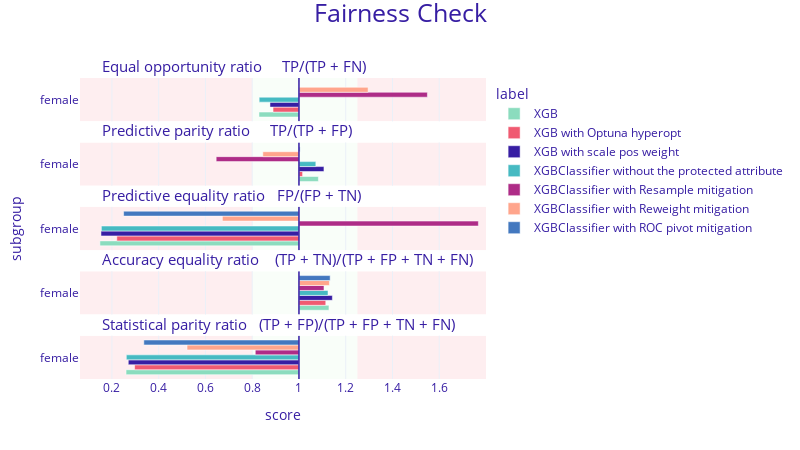

The notebook cell saved with this chart:
### Code cell
fobject.plot([fobject_explainer_xgb_optuna, fobject_xgb_weighted, 
              fobject_without_prot, fobject_resample, 
              fobject_reweight, fobject_roc_pivot], show=False).\
    update_layout(autosize=False, width=800, height=450, legend=dict(yanchor="top", y=0.99, xanchor="right", x=3.99))

### Figure 1 — Plotly figure (JSON) as saved in the notebook; plotly's stock layout.template omitted (floating-point values rounded to 4 significant figures)
{"data": [{"alignmentgroup": "True", "customdata": [["female", 0.829, "XGB"]], "hovertemplate": "<b>%{customdata[2]}</b><br>Subgroup: %{customdata[0]}<br>Score: %{customdata[1]}<br><extra></extra>", "legendgroup": "XGB", "marker": {"color": "#8bdcbe", "pattern": {"shape": ""}}, "name": "XGB", "offsetgroup": "XGB", "orientation": "h", "showlegend": true, "textposition": "auto", "type": "bar", "x": [-0.171], "xaxis": "x5", "y": [0.5], "yaxis": "y5"}, {"alignmentgroup": "True", "customdata": [["female", 1.083, "XGB"]], "hovertemplate": "<b>%{customdata[2]}</b><br>Subgroup: %{customdata[0]}<br>Score: %{customdata[1]}<br><extra></extra>", "legendgroup": "XGB", "marker": {"color": "#8bdcbe", "pattern": {"shape": ""}}, "name": "XGB", "offsetgroup": "XGB", "orientation": "h", "showlegend": false, "textposition": "auto", "type": "bar", "x": [0.08312], "xaxis": "x4", "y": [0.5], "yaxis": "y4"}, {"alignmentgroup": "True", "customdata": [["female", 0.149, "XGB"]], "hovertemplate": "<b>%{customdata[2]}</b><br>Subgroup: %{customdata[0]}<br>Score: %{customdata[1]}<br><extra></extra>", "legendgroup": "XGB", "marker": {"color": "#8bdcbe", "pattern": {"shape": ""}}, "name": "XGB", "offsetgroup": "XGB", "orientation": "h", "showlegend": false, "textposition": "auto", "type": "bar", "x": [-0.8514], "xaxis": "x3", "y": [0.5], "yaxis": "y3"}, {"alignmentgroup": "True", "customdata": [["female", 1.128, "XGB"]], "hovertemplate": "<b>%{customdata[2]}</b><br>Subgroup: %{customdata[0]}<br>Score: %{customdata[1]}<br><extra></extra>", "legendgroup": "XGB", "marker": {"color": "#8bdcbe", "pattern": {"shape": ""}}, "name": "XGB", "offsetgroup": "XGB", "orientation": "h", "showlegend": false, "textposition": "auto", "type": "bar", "x": [0.1283], "xaxis": "x2", "y": [0.5], "yaxis": "y2"}, {"alignmentgroup": "True", "customdata": [["female", 0.261, "XGB"]], "hovertemplate": "<b>%{customdata[2]}</b><br>Subgroup: %{customdata[0]}<br>Score: %{customdata[1]}<br><extra></extra>", "legendgroup": "XGB", "marker": {"color": "#8bdcbe", "pattern": {"shape": ""}}, "name": "XGB", "offsetgroup": "XGB", "orientation": "h", "showlegend": false, "textposition": "auto", "type": "bar", "x": [-0.7395], "xaxis": "x", "y": [0.5], "yaxis": "y"}, {"alignmentgroup": "True", "customdata": [["female", 0.889, "XGB with Optuna hyperopt"]], "hovertemplate": "<b>%{customdata[2]}</b><br>Subgroup: %{customdata[0]}<br>Score: %{customdata[1]}<br><extra></extra>", "legendgroup": "XGB with Optuna hyperopt", "marker": {"color": "#f05a71", "pattern": {"shape": ""}}, "name": "XGB with Optuna hyperopt", "offsetgroup": "XGB with Optuna hyperopt", "orientation": "h", "showlegend": true, "textposition": "auto", "type": "bar", "x": [-0.1108], "xaxis": "x5", "y": [0.5], "yaxis": "y5"}, {"alignmentgroup": "True", "customdata": [["female", 1.015, "XGB with Optuna hyperopt"]], "hovertemplate": "<b>%{customdata[2]}</b><br>Subgroup: %{customdata[0]}<br>Score: %{customdata[1]}<br><extra></extra>", "legendgroup": "XGB with Optuna hyperopt", "marker": {"color": "#f05a71", "pattern": {"shape": ""}}, "name": "XGB with Optuna hyperopt", "offsetgroup": "XGB with Optuna hyperopt", "orientation": "h", "showlegend": false, "textposition": "auto", "type": "bar", "x": [0.01548], "xaxis": "x4", "y": [0.5], "yaxis": "y4"}, {"alignmentgroup": "True", "customdata": [["female", 0.221, "XGB with Optuna hyperopt"]], "hovertemplate": "<b>%{customdata[2]}</b><br>Subgroup: %{customdata[0]}<br>Score: %{customdata[1]}<br><extra></extra>", "legendgroup": "XGB with Optuna hyperopt", "marker": {"color": "#f05a71", "pattern": {"shape": ""}}, "name": "XGB with Optuna hyperopt", "offsetgroup": "XGB with Optuna hyperopt", "orientation": "h", "showlegend": false, "textposition": "auto", "type": "bar", "x": [-0.7791], "xaxis": "x3", "y": [0.5], "yaxis": "y3"}, {"alignmentgroup": "True", "customdata": [["female", 1.115, "XGB with Optuna hyperopt"]], "hovertemplate": "<b>%{customdata[2]}</b><br>Subgroup: %{customdata[0]}<br>Score: %{customdata[1]}<br><extra></extra>", "legendgroup": "XGB with Optuna hyperopt", "marker": {"color": "#f05a71", "pattern": {"shape": ""}}, "name": "XGB with Optuna hyperopt", "offsetgroup": "XGB with Optuna hyperopt", "orientation": "h", "showlegend": false, "textposition": "auto", "type": "bar", "x": [0.1147], "xaxis": "x2", "y": [0.5], "yaxis": "y2"}, {"alignmentgroup": "True", "customdata": [["female", 0.297, "XGB with Optuna hyperopt"]], "hovertemplate": "<b>%{customdata[2]}</b><br>Subgroup: %{customdata[0]}<br>Score: %{customdata[1]}<br><extra></extra>", "legendgroup": "XGB with Optuna hyperopt", "marker": {"color": "#f05a71", "pattern": {"shape": ""}}, "name": "XGB with Optuna hyperopt", "offsetgroup": "XGB with Optuna hyperopt", "orientation": "h", "showlegend": false, "textposition": "auto", "type": "bar", "x": [-0.703], "xaxis": "x", "y": [0.5], "yaxis": "y"}, {"alignmentgroup": "True", "customdata": [["female", 0.876, "XGB with scale pos weight"]], "hovertemplate": "<b>%{customdata[2]}</b><br>Subgroup: %{customdata[0]}<br>Score: %{customdata[1]}<br><extra></extra>", "legendgroup": "XGB with scale pos weight", "marker": {"color": "#371ea3", "pattern": {"shape": ""}}, "name": "XGB with scale pos weight", "offsetgroup": "XGB with scale pos weight", "orientation": "h", "showlegend": true, "textposition": "auto", "type": "bar", "x": [-0.1239], "xaxis": "x5", "y": [0.5], "yaxis": "y5"}, {"alignmentgroup": "True", "customdata": [["female", 1.107, "XGB with scale pos weight"]], "hovertemplate": "<b>%{customdata[2]}</b><br>Subgroup: %{customdata[0]}<br>Score: %{customdata[1]}<br><extra></extra>", "legendgroup": "XGB with scale pos weight", "marker": {"color": "#371ea3", "pattern": {"shape": ""}}, "name": "XGB with scale pos weight", "offsetgroup": "XGB with scale pos weight", "orientation": "h", "showlegend": false, "textposition": "auto", "type": "bar", "x": [0.1069], "xaxis": "x4", "y": [0.5], "yaxis": "y4"}, {"alignmentgroup": "True", "customdata": [["female", 0.153, "XGB with scale pos weight"]], "hovertemplate": "<b>%{customdata[2]}</b><br>Subgroup: %{customdata[0]}<br>Score: %{customdata[1]}<br><extra></extra>", "legendgroup": "XGB with scale pos weight", "marker": {"color": "#371ea3", "pattern": {"shape": ""}}, "name": "XGB with scale pos weight", "offsetgroup": "XGB with scale pos weight", "orientation": "h", "showlegend": false, "textposition": "auto", "type": "bar", "x": [-0.8468], "xaxis": "x3", "y": [0.5], "yaxis": "y3"}, {"alignmentgroup": "True", "customdata": [["female", 1.143, "XGB with scale pos weight"]], "hovertemplate": "<b>%{customdata[2]}</b><br>Subgroup: %{customdata[0]}<br>Score: %{customdata[1]}<br><extra></extra>", "legendgroup": "XGB with scale pos weight", "marker": {"color": "#371ea3", "pattern": {"shape": ""}}, "name": "XGB with scale pos weight", "offsetgroup": "XGB with scale pos weight", "orientation": "h", "showlegend": false, "textposition": "auto", "type": "bar", "x": [0.1429], "xaxis": "x2", "y": [0.5], "yaxis": "y2"}, {"alignmentgroup": "True", "customdata": [["female", 0.27, "XGB with scale pos weight"]], "hovertemplate": "<b>%{customdata[2]}</b><br>Subgroup: %{customdata[0]}<br>Score: %{customdata[1]}<br><extra></extra>", "legendgroup": "XGB with scale pos weight", "marker": {"color": "#371ea3", "pattern": {"shape": ""}}, "name": "XGB with scale pos weight", "offsetgroup": "XGB with scale pos weight", "orientation": "h", "showlegend": false, "textposition": "auto", "type": "bar", "x": [-0.73], "xaxis": "x", "y": [0.5], "yaxis": "y"}, {"alignmentgroup": "True", "customdata": [["female", 0.83, "XGBClassifier without the protected attribute"]], "hovertemplate": "<b>%{customdata[2]}</b><br>Subgroup: %{customdata[0]}<br>Score: %{customdata[1]}<br><extra></extra>", "legendgroup": "XGBClassifier without the protected attribute", "marker": {"color": "#46bac2", "pattern": {"shape": ""}}, "name": "XGBClassifier without the protected attribute", "offsetgroup": "XGBClassifier without the protected attribute", "orientation": "h", "showlegend": true, "textposition": "auto", "type": "bar", "x": [-0.1701], "xaxis": "x5", "y": [0.5], "yaxis": "y5"}, {"alignmentgroup": "True", "customdata": [["female", 1.072, "XGBClassifier without the protected attribute"]], "hovertemplate": "<b>%{customdata[2]}</b><br>Subgroup: %{customdata[0]}<br>Score: %{customdata[1]}<br><extra></extra>", "legendgroup": "XGBClassifier without the protected attribute", "marker": {"color": "#46bac2", "pattern": {"shape": ""}}, "name": "XGBClassifier without the protected attribute", "offsetgroup": "XGBClassifier without the protected attribute", "orientation": "h", "showlegend": false, "textposition": "auto", "type": "bar", "x": [0.07215], "xaxis": "x4", "y": [0.5], "yaxis": "y4"}, {"alignmentgroup": "True", "customdata": [["female", 0.155, "XGBClassifier without the protected attribute"]], "hovertemplate": "<b>%{customdata[2]}</b><br>Subgroup: %{customdata[0]}<br>Score: %{customdata[1]}<br><extra></extra>", "legendgroup": "XGBClassifier without the protected attribute", "marker": {"color": "#46bac2", "pattern": {"shape": ""}}, "name": "XGBClassifier without the protected attribute", "offsetgroup": "XGBClassifier without the protected attribute", "orientation": "h", "showlegend": false, "textposition": "auto", "type": "bar", "x": [-0.8451], "xaxis": "x3", "y": [0.5], "yaxis": "y3"}, {"alignmentgroup": "True", "customdata": [["female", 1.124, "XGBClassifier without the protected attribute"]], "hovertemplate": "<b>%{customdata[2]}</b><br>Subgroup: %{customdata[0]}<br>Score: %{customdata[1]}<br><extra></extra>", "legendgroup": "XGBClassifier without the protected attribute", "marker": {"color": "#46bac2", "pattern": {"shape": ""}}, "name": "XGBClassifier without the protected attribute", "offsetgroup": "XGBClassifier without the protected attribute", "orientation": "h", "showlegend": false, "textposition": "auto", "type": "bar", "x": [0.1243], "xaxis": "x2", "y": [0.5], "yaxis": "y2"}, {"alignmentgroup": "True", "customdata": [["female", 0.262, "XGBClassifier without the protected attribute"]], "hovertemplate": "<b>%{customdata[2]}</b><br>Subgroup: %{customdata[0]}<br>Score: %{customdata[1]}<br><extra></extra>", "legendgroup": "XGBClassifier without the protected attribute", "marker": {"color": "#46bac2", "pattern": {"shape": ""}}, "name": "XGBClassifier without the protected attribute", "offsetgroup": "XGBClassifier without the protected attribute", "orientation": "h", "showlegend": false, "textposition": "auto", "type": "bar", "x": [-0.7384], "xaxis": "x", "y": [0.5], "yaxis": "y"}, {"alignmentgroup": "True", "customdata": [["female", 1.549, "XGBClassifier with Resample mitigation"]], "hovertemplate": "<b>%{customdata[2]}</b><br>Subgroup: %{customdata[0]}<br>Score: %{customdata[1]}<br><extra></extra>", "legendgroup": "XGBClassifier with Resample mitigation", "marker": {"color": "#ae2c87", "pattern": {"shape": ""}}, "name": "XGBClassifier with Resample mitigation", "offsetgroup": "XGBClassifier with Resample mitigation", "orientation": "h", "showlegend": true, "textposition": "auto", "type": "bar", "x": [0.5494], "xaxis": "x5", "y": [0.5], "yaxis": "y5"}, {"alignmentgroup": "True", "customdata": [["female", 0.646, "XGBClassifier with Resample mitigation"]], "hovertemplate": "<b>%{customdata[2]}</b><br>Subgroup: %{customdata[0]}<br>Score: %{customdata[1]}<br><extra></extra>", "legendgroup": "XGBClassifier with Resample mitigation", "marker": {"color": "#ae2c87", "pattern": {"shape": ""}}, "name": "XGBClassifier with Resample mitigation", "offsetgroup": "XGBClassifier with Resample mitigation", "orientation": "h", "showlegend": false, "textposition": "auto", "type": "bar", "x": [-0.3541], "xaxis": "x4", "y": [0.5], "yaxis": "y4"}, {"alignmentgroup": "True", "customdata": [["female", 1.767, "XGBClassifier with Resample mitigation"]], "hovertemplate": "<b>%{customdata[2]}</b><br>Subgroup: %{customdata[0]}<br>Score: %{customdata[1]}<br><extra></extra>", "legendgroup": "XGBClassifier with Resample mitigation", "marker": {"color": "#ae2c87", "pattern": {"shape": ""}}, "name": "XGBClassifier with Resample mitigation", "offsetgroup": "XGBClassifier with Resample mitigation", "orientation": "h", "showlegend": false, "textposition": "auto", "type": "bar", "x": [0.7674], "xaxis": "x3", "y": [0.5], "yaxis": "y3"}, {"alignmentgroup": "True", "customdata": [["female", 1.107, "XGBClassifier with Resample mitigation"]], "hovertemplate": "<b>%{customdata[2]}</b><br>Subgroup: %{customdata[0]}<br>Score: %{customdata[1]}<br><extra></extra>", "legendgroup": "XGBClassifier with Resample mitigation", "marker": {"color": "#ae2c87", "pattern": {"shape": ""}}, "name": "XGBClassifier with Resample mitigation", "offsetgroup": "XGBClassifier with Resample mitigation", "orientation": "h", "showlegend": false, "textposition": "auto", "type": "bar", "x": [0.1071], "xaxis": "x2", "y": [0.5], "yaxis": "y2"}, {"alignmentgroup": "True", "customdata": [["female", 0.813, "XGBClassifier with Resample mitigation"]], "hovertemplate": "<b>%{customdata[2]}</b><br>Subgroup: %{customdata[0]}<br>Score: %{customdata[1]}<br><extra></extra>", "legendgroup": "XGBClassifier with Resample mitigation", "marker": {"color": "#ae2c87", "pattern": {"shape": ""}}, "name": "XGBClassifier with Resample mitigation", "offsetgroup": "XGBClassifier with Resample mitigation", "orientation": "h", "showlegend": false, "textposition": "auto", "type": "bar", "x": [-0.1868], "xaxis": "x", "y": [0.5], "yaxis": "y"}, {"alignmentgroup": "True", "customdata": [["female", 1.296, "XGBClassifier with Reweight mitigation"]], "hovertemplate": "<b>%{customdata[2]}</b><br>Subgroup: %{customdata[0]}<br>Score: %{customdata[1]}<br><extra></extra>", "legendgroup": "XGBClassifier with Reweight mitigation", "marker": {"color": "#ffa58c", "pattern": {"shape": ""}}, "name": "XGBClassifier with Reweight mitigation", "offsetgroup": "XGBClassifier with Reweight mitigation", "orientation": "h", "showlegend": true, "textposition": "auto", "type": "bar", "x": [0.2958], "xaxis": "x5", "y": [0.5], "yaxis": "y5"}, {"alignmentgroup": "True", "customdata": [["female", 0.845, "XGBClassifier with Reweight mitigation"]], "hovertemplate": "<b>%{customdata[2]}</b><br>Subgroup: %{customdata[0]}<br>Score: %{customdata[1]}<br><extra></extra>", "legendgroup": "XGBClassifier with Reweight mitigation", "marker": {"color": "#ffa58c", "pattern": {"shape": ""}}, "name": "XGBClassifier with Reweight mitigation", "offsetgroup": "XGBClassifier with Reweight mitigation", "orientation": "h", "showlegend": false, "textposition": "auto", "type": "bar", "x": [-0.1545], "xaxis": "x4", "y": [0.5], "yaxis": "y4"}, {"alignmentgroup": "True", "customdata": [["female", 0.672, "XGBClassifier with Reweight mitigation"]], "hovertemplate": "<b>%{customdata[2]}</b><br>Subgroup: %{customdata[0]}<br>Score: %{customdata[1]}<br><extra></extra>", "legendgroup": "XGBClassifier with Reweight mitigation", "marker": {"color": "#ffa58c", "pattern": {"shape": ""}}, "name": "XGBClassifier with Reweight mitigation", "offsetgroup": "XGBClassifier with Reweight mitigation", "orientation": "h", "showlegend": false, "textposition": "auto", "type": "bar", "x": [-0.3276], "xaxis": "x3", "y": [0.5], "yaxis": "y3"}, {"alignmentgroup": "True", "customdata": [["female", 1.13, "XGBClassifier with Reweight mitigation"]], "hovertemplate": "<b>%{customdata[2]}</b><br>Subgroup: %{customdata[0]}<br>Score: %{customdata[1]}<br><extra></extra>", "legendgroup": "XGBClassifier with Reweight mitigation", "marker": {"color": "#ffa58c", "pattern": {"shape": ""}}, "name": "XGBClassifier with Reweight mitigation", "offsetgroup": "XGBClassifier with Reweight mitigation", "orientation": "h", "showlegend": false, "textposition": "auto", "type": "bar", "x": [0.1301], "xaxis": "x2", "y": [0.5], "yaxis": "y2"}, {"alignmentgroup": "True", "customdata": [["female", 0.521, "XGBClassifier with Reweight mitigation"]], "hovertemplate": "<b>%{customdata[2]}</b><br>Subgroup: %{customdata[0]}<br>Score: %{customdata[1]}<br><extra></extra>", "legendgroup": "XGBClassifier with Reweight mitigation", "marker": {"color": "#ffa58c", "pattern": {"shape": ""}}, "name": "XGBClassifier with Reweight mitigation", "offsetgroup": "XGBClassifier with Reweight mitigation", "orientation": "h", "showlegend": false, "textposition": "auto", "type": "bar", "x": [-0.4787], "xaxis": "x", "y": [0.5], "yaxis": "y"}, {"alignmentgroup": "True", "customdata": [["female", 1, "XGBClassifier with ROC pivot mitigation"]], "hovertemplate": "<b>%{customdata[2]}</b><br>Subgroup: %{customdata[0]}<br>Score: %{customdata[1]}<br><extra></extra>", "legendgroup": "XGBClassifier with ROC pivot mitigation", "marker": {"color": "#4378bf", "pattern": {"shape": ""}}, "name": "XGBClassifier with ROC pivot mitigation", "offsetgroup": "XGBClassifier with ROC pivot mitigation", "orientation": "h", "showlegend": true, "textposition": "auto", "type": "bar", "x": [0], "xaxis": "x5", "y": [0.5], "yaxis": "y5"}, {"alignmentgroup": "True", "customdata": [["female", 1.005, "XGBClassifier with ROC pivot mitigation"]], "hovertemplate": "<b>%{customdata[2]}</b><br>Subgroup: %{customdata[0]}<br>Score: %{customdata[1]}<br><extra></extra>", "legendgroup": "XGBClassifier with ROC pivot mitigation", "marker": {"color": "#4378bf", "pattern": {"shape": ""}}, "name": "XGBClassifier with ROC pivot mitigation", "offsetgroup": "XGBClassifier with ROC pivot mitigation", "orientation": "h", "showlegend": false, "textposition": "auto", "type": "bar", "x": [0.004908], "xaxis": "x4", "y": [0.5], "yaxis": "y4"}, {"alignmentgroup": "True", "customdata": [["female", 0.25, "XGBClassifier with ROC pivot mitigation"]], "hovertemplate": "<b>%{customdata[2]}</b><br>Subgroup: %{customdata[0]}<br>Score: %{customdata[1]}<br><extra></extra>", "legendgroup": "XGBClassifier with ROC pivot mitigation", "marker": {"color": "#4378bf", "pattern": {"shape": ""}}, "name": "XGBClassifier with ROC pivot mitigation", "offsetgroup": "XGBClassifier with ROC pivot mitigation", "orientation": "h", "showlegend": false, "textposition": "auto", "type": "bar", "x": [-0.75], "xaxis": "x3", "y": [0.5], "yaxis": "y3"}, {"alignmentgroup": "True", "customdata": [["female", 1.133, "XGBClassifier with ROC pivot mitigation"]], "hovertemplate": "<b>%{customdata[2]}</b><br>Subgroup: %{customdata[0]}<br>Score: %{customdata[1]}<br><extra></extra>", "legendgroup": "XGBClassifier with ROC pivot mitigation", "marker": {"color": "#4378bf", "pattern": {"shape": ""}}, "name": "XGBClassifier with ROC pivot mitigation", "offsetgroup": "XGBClassifier with ROC pivot mitigation", "orientation": "h", "showlegend": false, "textposition": "auto", "type": "bar", "x": [0.1334], "xaxis": "x2", "y": [0.5], "yaxis": "y2"}, {"alignmentgroup": "True", "customdata": [["female", 0.336, "XGBClassifier with ROC pivot mitigation"]], "hovertemplate": "<b>%{customdata[2]}</b><br>Subgroup: %{customdata[0]}<br>Score: %{customdata[1]}<br><extra></extra>", "legendgroup": "XGBClassifier with ROC pivot mitigation", "marker": {"color": "#4378bf", "pattern": {"shape": ""}}, "name": "XGBClassifier with ROC pivot mitigation", "offsetgroup": "XGBClassifier with ROC pivot mitigation", "orientation": "h", "showlegend": false, "textposition": "auto", "type": "bar", "x": [-0.6635], "xaxis": "x", "y": [0.5], "yaxis": "y"}], "layout": {"annotations": [{"font": {"size": 15}, "showarrow": false, "text": "Statistical parity ratio   (TP + FP)/(TP + FP + TN + FN)", "x": 0.05, "xanchor": "left", "xref": "paper", "y": 0.144, "yanchor": "bottom", "yref": "paper"}, {"font": {"size": 15}, "showarrow": false, "text": "Accuracy equality ratio    (TP + TN)/(TP + FP + TN + FN)", "x": 0.05, "xanchor": "left", "xref": "paper", "y": 0.358, "yanchor": "bottom", "yref": "paper"}, {"font": {"size": 15}, "showarrow": false, "text": "Predictive equality ratio   FP/(FP + TN)", "x": 0.05, "xanchor": "left", "xref": "paper", "y": 0.572, "yanchor": "bottom", "yref": "paper"}, {"font": {"size": 15}, "showarrow": false, "text": "Predictive parity ratio     TP/(TP + FP)", "x": 0.05, "xanchor": "left", "xref": "paper", "y": 0.786, "yanchor": "bottom", "yref": "paper"}, {"font": {"size": 15}, "showarrow": false, "text": "Equal opportunity ratio     TP/(TP + FN)", "x": 0.05, "xanchor": "left", "xref": "paper", "y": 1, "yanchor": "bottom", "yref": "paper"}], "autosize": false, "barmode": "group", "font": {"color": "#371ea3"}, "height": 450, "legend": {"title": {"text": "label"}, "tracegroupgap": 0, "x": 3.99, "xanchor": "right", "y": 0.99, "yanchor": "top"}, "margin": {"b": 71, "r": 30, "t": 78}, "shapes": [{"fillcolor": "#f05a71", "layer": "below", "line": {"width": 0}, "opacity": 0.1, "type": "rect", "x0": 0.25, "x1": 0.8, "xref": "x", "y0": 0, "y1": 1, "yref": "y"}, {"fillcolor": "#f05a71", "layer": "below", "line": {"width": 0}, "opacity": 0.1, "type": "rect", "x0": -0.9365, "x1": -0.2, "xref": "x", "y0": 0, "y1": 1, "yref": "y"}, {"fillcolor": "#c7f5bf", "layer": "below", "line": {"width": 0}, "opacity": 0.1, "type": "rect", "x0": -0.2, "x1": 0.25, "xref": "x", "y0": 0, "y1": 1, "yref": "y"}, {"line": {"color": "#371ea3", "width": 1.5}, "type": "line", "x0": 0, "x1": 0, "xref": "x", "y0": 0, "y1": 1, "yref": "y"}, {"fillcolor": "#f05a71", "layer": "below", "line": {"width": 0}, "opacity": 0.1, "type": "rect", "x0": 0.25, "x1": 0.8, "xref": "x", "y0": 0, "y1": 1, "yref": "y2"}, {"fillcolor": "#f05a71", "layer": "below", "line": {"width": 0}, "opacity": 0.1, "type": "rect", "x0": -0.9365, "x1": -0.2, "xref": "x", "y0": 0, "y1": 1, "yref": "y2"}, {"fillcolor": "#c7f5bf", "layer": "below", "line": {"width": 0}, "opacity": 0.1, "type": "rect", "x0": -0.2, "x1": 0.25, "xref": "x", "y0": 0, "y1": 1, "yref": "y2"}, {"line": {"color": "#371ea3", "width": 1.5}, "type": "line", "x0": 0, "x1": 0, "xref": "x", "y0": 0, "y1": 1, "yref": "y2"}, {"fillcolor": "#f05a71", "layer": "below", "line": {"width": 0}, "opacity": 0.1, "type": "rect", "x0": 0.25, "x1": 0.8, "xref": "x", "y0": 0, "y1": 1, "yref": "y3"}, {"fillcolor": "#f05a71", "layer": "below", "line": {"width": 0}, "opacity": 0.1, "type": "rect", "x0": -0.9365, "x1": -0.2, "xref": "x", "y0": 0, "y1": 1, "yref": "y3"}, {"fillcolor": "#c7f5bf", "layer": "below", "line": {"width": 0}, "opacity": 0.1, "type": "rect", "x0": -0.2, "x1": 0.25, "xref": "x", "y0": 0, "y1": 1, "yref": "y3"}, {"line": {"color": "#371ea3", "width": 1.5}, "type": "line", "x0": 0, "x1": 0, "xref": "x", "y0": 0, "y1": 1, "yref": "y3"}, {"fillcolor": "#f05a71", "layer": "below", "line": {"width": 0}, "opacity": 0.1, "type": "rect", "x0": 0.25, "x1": 0.8, "xref": "x", "y0": 0, "y1": 1, "yref": "y4"}, {"fillcolor": "#f05a71", "layer": "below", "line": {"width": 0}, "opacity": 0.1, "type": "rect", "x0": -0.9365, "x1": -0.2, "xref": "x", "y0": 0, "y1": 1, "yref": "y4"}, {"fillcolor": "#c7f5bf", "layer": "below", "line": {"width": 0}, "opacity": 0.1, "type": "rect", "x0": -0.2, "x1": 0.25, "xref": "x", "y0": 0, "y1": 1, "yref": "y4"}, {"line": {"color": "#371ea3", "width": 1.5}, "type": "line", "x0": 0, "x1": 0, "xref": "x", "y0": 0, "y1": 1, "yref": "y4"}, {"fillcolor": "#f05a71", "layer": "below", "line": {"width": 0}, "opacity": 0.1, "type": "rect", "x0": 0.25, "x1": 0.8, "xref": "x", "y0": 0, "y1": 1, "yref": "y5"}, {"fillcolor": "#f05a71", "layer": "below", "line": {"width": 0}, "opacity": 0.1, "type": "rect", "x0": -0.9365, "x1": -0.2, "xref": "x", "y0": 0, "y1": 1, "yref": "y5"}, {"fillcolor": "#c7f5bf", "layer": "below", "line": {"width": 0}, "opacity": 0.1, "type": "rect", "x0": -0.2, "x1": 0.25, "xref": "x", "y0": 0, "y1": 1, "yref": "y5"}, {"line": {"color": "#371ea3", "width": 1.5}, "type": "line", "x0": 0, "x1": 0, "xref": "x", "y0": 0, "y1": 1, "yref": "y5"}], "title": {"font": {"size": 25}, "text": "Fairness Check", "x": 0.5, "y": 0.99}, "width": 800, "xaxis": {"anchor": "y", "domain": [0, 1], "range": [-0.9365, 0.8], "ticktext": [0, 0.2, 0.4, 0.6, 0.8, 1, 1.2, 1.4, 1.6, 1], "tickvals": [-1, -0.8, -0.6, -0.4, -0.2, 0, 0.2, 0.4, 0.6, 0], "title": {"text": "score"}}, "xaxis2": {"anchor": "y2", "domain": [0, 1], "matches": "x", "range": [-0.9365, 0.8], "showticklabels": false, "ticktext": [0, 0.2, 0.4, 0.6, 0.8, 1, 1.2, 1.4, 1.6, 1], "tickvals": [-1, -0.8, -0.6, -0.4, -0.2, 0, 0.2, 0.4, 0.6, 0]}, "xaxis3": {"anchor": "y3", "domain": [0, 1], "matches": "x", "range": [-0.9365, 0.8], "showticklabels": false, "ticktext": [0, 0.2, 0.4, 0.6, 0.8, 1, 1.2, 1.4, 1.6, 1], "tickvals": [-1, -0.8, -0.6, -0.4, -0.2, 0, 0.2, 0.4, 0.6, 0]}, "xaxis4": {"anchor": "y4", "domain": [0, 1], "matches": "x", "range": [-0.9365, 0.8], "showticklabels": false, "ticktext": [0, 0.2, 0.4, 0.6, 0.8, 1, 1.2, 1.4, 1.6, 1], "tickvals": [-1, -0.8, -0.6, -0.4, -0.2, 0, 0.2, 0.4, 0.6, 0]}, "xaxis5": {"anchor": "y5", "domain": [0, 1], "matches": "x", "range": [-0.9365, 0.8], "showticklabels": false, "ticktext": [0, 0.2, 0.4, 0.6, 0.8, 1, 1.2, 1.4, 1.6, 1], "tickvals": [-1, -0.8, -0.6, -0.4, -0.2, 0, 0.2, 0.4, 0.6, 0]}, "yaxis": {"anchor": "x", "domain": [0, 0.144], "range": [0, 1], "showgrid": false, "ticktext": ["female"], "tickvals": [0.5], "title": {"text": ""}, "zeroline": false}, "yaxis2": {"anchor": "x2", "domain": [0.214, 0.358], "matches": "y", "range": [0, 1], "showgrid": false, "ticktext": ["female"], "tickvals": [0.5], "title": {"text": ""}, "zeroline": false}, "yaxis3": {"anchor": "x3", "domain": [0.428, 0.572], "matches": "y", "range": [0, 1], "showgrid": false, "ticktext": ["female"], "tickvals": [0.5], "title": {"text": "subgroup"}, "zeroline": false}, "yaxis4": {"anchor": "x4", "domain": [0.642, 0.786], "matches": "y", "range": [0, 1], "showgrid": false, "ticktext": ["female"], "tickvals": [0.5], "title": {"text": ""}, "zeroline": false}, "yaxis5": {"anchor": "x5", "domain": [0.856, 1], "matches": "y", "range": [0, 1], "showgrid": false, "ticktext": ["female"], "tickvals": [0.5], "title": {"text": ""}, "zeroline": false}}}
